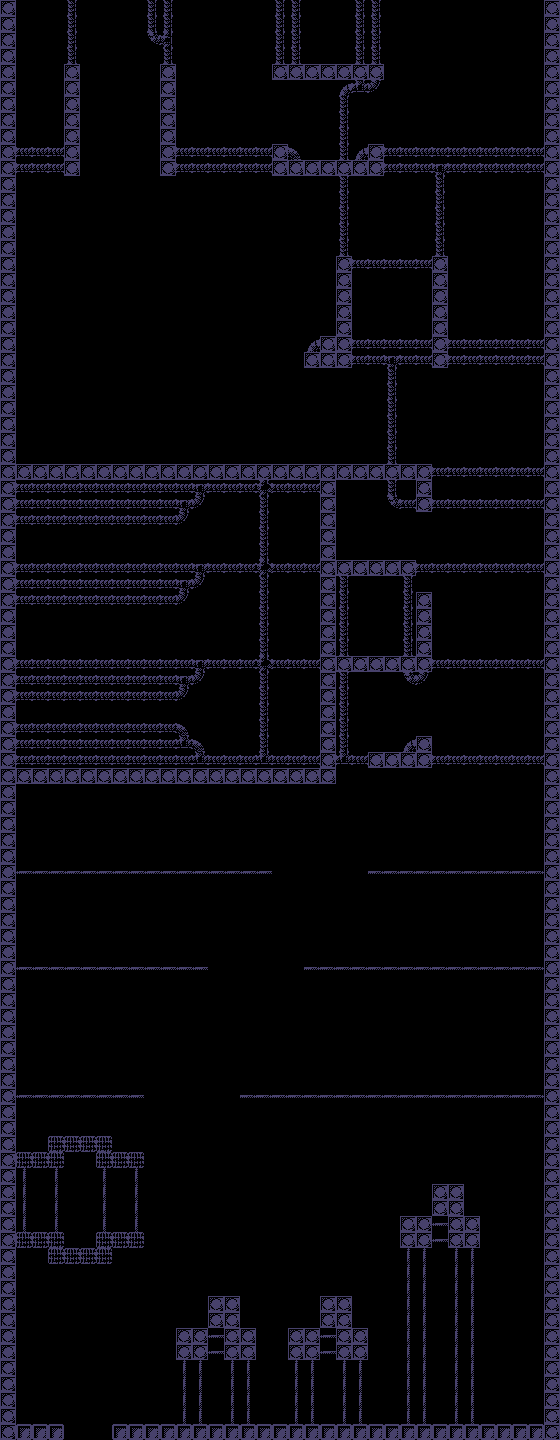

The image is a tile-based game level rendered from a .tmx file. Its description and source (layers, tilesets, objects; grid data summarised) follow:
An orthogonal 35x90 tile map with 16x16 px tiles, 1 tile layer (Kachelebene 1) and 36 objects (3x 23).

<map version="1.10" tiledversion="1.11.1" orientation="orthogonal" renderorder="right-down" width="35" height="90" tilewidth="16" tileheight="16" infinite="0" nextlayerid="5" nextobjectid="42">
 <tileset firstgid="1" source="Tileset.tsx" />
 <layer id="1" name="Kachelebene 1" width="35" height="90">
  <data>[3150 cells, 937 non-empty, 18 distinct tile ids]</data>
 </layer>
 <objectgroup id="2" name="Checkpoints">
  <object id="1" x="321.091" y="128" width="16" height="32" />
 </objectgroup>
 <objectgroup id="3" name="Platforms">
  <object id="2" x="160" y="64" width="16" height="112" />
  <object id="3" x="64" y="64" width="16" height="112" />
  <object id="4" x="272" y="64" width="112" height="16" />
  <object id="5" x="272" y="160" width="112" height="16" />
  <object id="6" x="272" y="144" width="16" height="16" />
  <object id="7" x="368" y="144" width="16" height="16" />
  <object id="8" x="336" y="256" width="16" height="112" />
  <object id="9" x="320" y="336" width="16" height="32" />
  <object id="10" x="304" y="352" width="16" height="16" />
  <object id="11" x="432" y="256" width="16" height="112" />
  <object id="13" x="416" y="480" width="16" height="32.3333" />
  <object id="14" x="320" y="481" width="16" height="287" />
  <object id="18" x="416" y="736.116" width="16" height="31.8841" />
  <object id="19" x="368" y="752" width="48" height="16" />
  <object id="20" x="336" y="560" width="80" height="111.333" />
  <object id="22" x="16" y="1152" width="48" height="16" />
  <object id="23" x="48" y="1136" width="64" height="16" />
  <object id="24" x="96" y="1152" width="48" height="16" />
  <object id="25" x="16" y="1232" width="48" height="16" />
  <object id="26" x="48" y="1248" width="64" height="16" />
  <object id="27" x="96" y="1232" width="48" height="16" />
  <object id="31" x="16" y="768" width="320" height="16" />
  <object id="32" x="16" y="464" width="416" height="16" />
  <object id="33" x="416" y="592" width="16" height="80" />
  <object id="34" x="176" y="1328" width="80" height="32" />
  <object id="35" x="208" y="1296" width="32" height="32" />
  <object id="36" x="320" y="1296" width="32" height="32" />
  <object id="37" x="288" y="1328" width="80" height="32" />
  <object id="38" x="432" y="1184" width="32" height="32" />
  <object id="39" x="400" y="1216" width="80" height="32" />
  <object id="40" x="16" y="1424" width="48" height="16" />
  <object id="41" x="112" y="1424" width="431" height="16" />
 </objectgroup>
 <objectgroup id="4" name="Dynamic">
  <object id="28" name="23" x="272" y="864" width="96" height="16" />
  <object id="29" name="23" x="208" y="960" width="96" height="16" />
  <object id="30" name="23" x="144" y="1088" width="96" height="16" />
 </objectgroup>
</map>